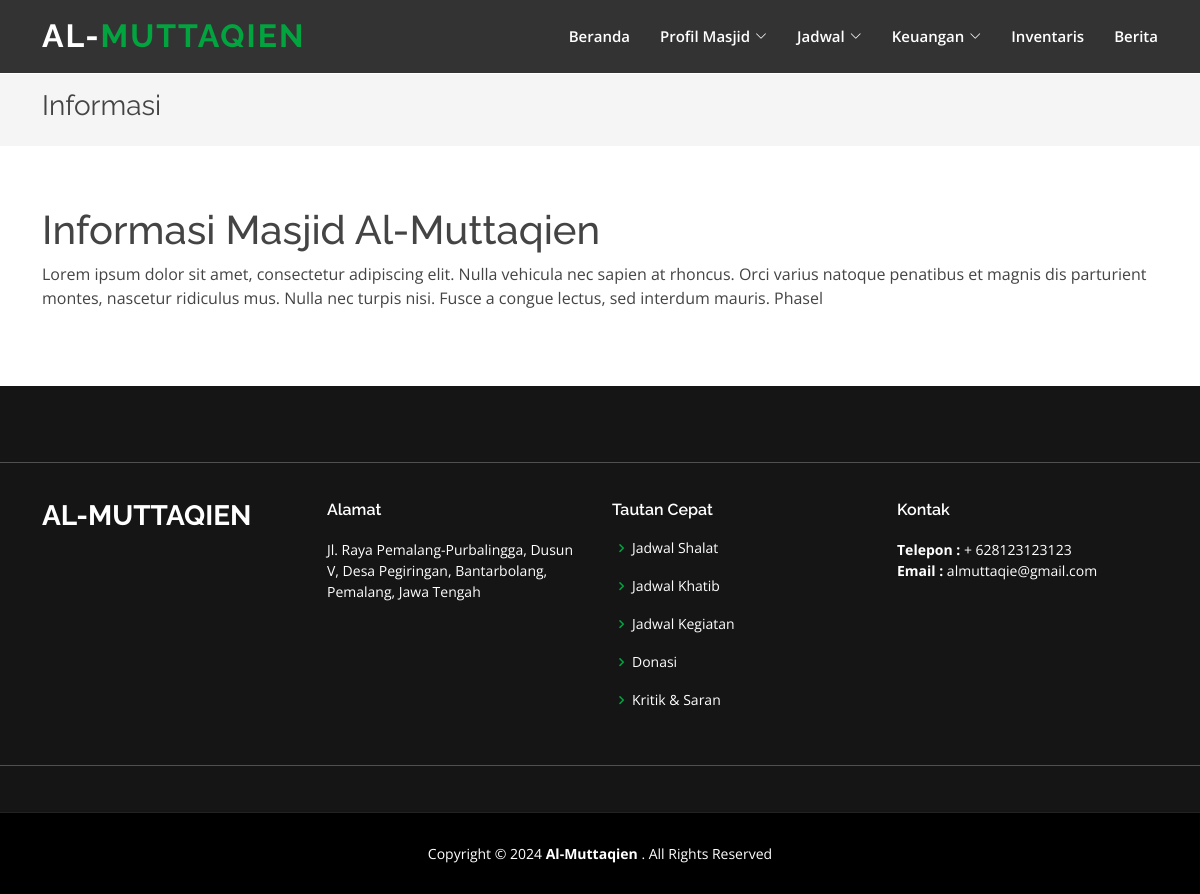
The app's page /informasi.php with its own data.
### tables this page shows
CREATE TABLE `profil`  (
  `id_profil` int(11) NOT NULL AUTO_INCREMENT,
  `nama_masjid` varchar(255) NULL DEFAULT NULL,
  `tentang` varchar(255) NULL DEFAULT NULL,
  `alamat` varchar(255) NULL DEFAULT NULL,
  `telepon` varchar(255) NULL DEFAULT NULL,
  `email` varchar(255) NULL DEFAULT NULL,
  `latitude` varchar(255) NULL DEFAULT NULL,
  `longitude` varchar(255) NULL DEFAULT NULL,
  PRIMARY KEY (`id_profil`) USING BTREE
);

### informasi.php (the view, shortened to what this page needs)
<?php include 'partials/head.php'; ?>
<body>
    <?php include 'partials/nav.php'; ?>
    <main id="main">
        <section class="breadcrumbs">
            <div class="container">
                <div class="d-flex justify-content-between align-items-center">
                    <h2>Informasi </h2>
                </div>
            </div>
        </section>
        <section class="inner-page">
            <div class="container">
                <div class="content three_quarter first">
                    <h1>Informasi Masjid Al-Muttaqien</h1>
                </div>
                <div class="row">
                    <div class="col-sm-12">
                        <p><?php echo $rowProfile['tentang']; ?></p>
                    </div>
                </div>
            </div>
        </section>
    </main>
    <?php include 'partials/footer.php'; ?>
    <?php include 'partials/foot.php'; ?>

### partials/footer.php (shortened to what this page needs)
<footer id="footer">
  <div class="footer-top">
    <hr>
    <br>
    <div class="container">
      <div class="row">
        <div class="col-lg-3 col-md-6">
          <div class="footer-info">
            <h3>
              <?php echo $rowProfile['nama_masjid']; ?>
            </h3>
          </div>
        </div>
        <div class="col-lg-3 col-md-6 footer-links">
          <h4>Alamat</h4>
          <p>
            <?php echo $rowProfile['alamat']; ?>
          </p>
        </div>
        <div class="col-lg-3 col-md-6 footer-links">
          <h4>Tautan Cepat</h4>
          <ul>
            <li><i class="bx bx-chevron-right"></i> <a href="jadwal_shalat.php">Jadwal Shalat</a></li>
            <li><i class="bx bx-chevron-right"></i> <a href="jadwal_khatib.php">Jadwal Khatib </a></li>
            <li><i class="bx bx-chevron-right"></i> <a href="jadwal_kegiatan.php">Jadwal Kegiatan</a></li>
            <li><i class="bx bx-chevron-right"></i> <a href="donasi.php">Donasi</a></li>
            <li><i class="bx bx-chevron-right"></i> <a href="kritik.php">Kritik & Saran</a></li>
          </ul>
        </div>
        <div class="col-lg-3 col-md-6 footer-newsletter">
          <h4>Kontak</h4>
          <p>
            <strong>Telepon :</strong> +
            <?php echo $rowProfile['telepon']; ?><br>
            <strong>Email :</strong>
            <?php echo $rowProfile['email']; ?><br>
          </p>
        </div>
      </div>
    </div>
    <hr>
  </div>
  <div class="container">
    <div class="copyright">
      Copyright &copy;
      <?php echo date('Y'); ?> <strong><span>
          <?php echo $rowProfile['nama_masjid']; ?>
        </span></strong>. All Rights Reserved
    </div>
  </div>
</footer>
<?php include 'partials/foot.php'; ?>

### assets/css/style.css (style rules this page uses)
body { font-family: "Open Sans", sans-serif; color: #444444; }
a { color: #02A43F; text-decoration: none; }
h1, h2, h3, h4, h5, h6 { font-family: "Raleway", sans-serif; }
section { padding: 60px 0; overflow: hidden; }
.breadcrumbs { padding: 15px 0; background: whitesmoke; min-height: 40px; margin-top: 74px; }
.breadcrumbs h2 { font-size: 28px; font-weight: 400; }
#footer { background: black; padding: 0 0 30px 0; color: #fff; font-size: 14px; }
#footer .footer-top { background: #151515; border-bottom: 1px solid #222222; padding: 60px 0 30px 0; }
#footer .footer-top .footer-info { margin-bottom: 30px; }
#footer .footer-top .footer-info h3 { font-size: 28px; margin: 0 0 20px 0; padding: 2px 0 2px 0; line-height: 1; font-weight: 700; text-transform: uppercase; }
#footer .footer-top h4 { font-size: 16px; font-weight: 600; color: #fff; position: relative; padding-bottom: 12px; }
#footer .footer-top .footer-links { margin-bottom: 30px; }
#footer .footer-top .footer-links ul { list-style: none; padding: 0; margin: 0; }
#footer .footer-top .footer-links ul i { padding-right: 2px; color: #02A43F; font-size: 18px; line-height: 1; }
#footer .footer-top .footer-links ul li { padding: 10px 0; display: flex; align-items: center; }
#footer .footer-top .footer-links ul li:first-child { padding-top: 0; }
#footer .footer-top .footer-links ul a { color: #fff; transition: 0.3s; display: inline-block; line-height: 1; }
#footer .copyright { text-align: center; padding-top: 30px; }

### records on screen
profil: tentang "Lorem ipsum dolor sit amet, consectetur adipiscing elit. Nulla vehicula nec sapien at rhoncus. Orci varius natoque penatibus et magnis dis parturient montes, nascetur ridiculus mus. Nulla nec turpis nisi. Fusce a congue lectus, sed interdum mauris. Phasel", nama_masjid "AL-MUTTAQIEN", alamat "Jl. Raya Pemalang-Purbalingga, Dusun V, Desa Pegiringan, Bantarbolang, Pemalang, Jawa Tengah", telepon "628123123123", email "almuttaqie@gmail.com", nama_masjid "Al-Muttaqien"
